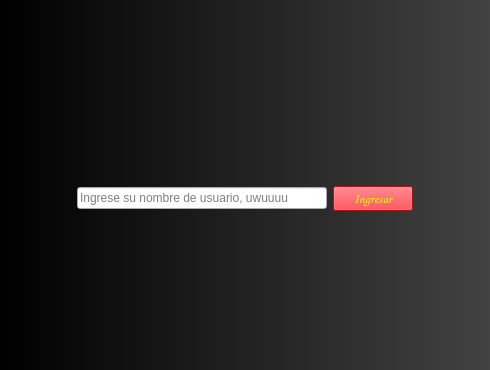
<?xml version="1.0" encoding="UTF-8"?>
<ui version="4.0">
 <class>widget_ventana_inicio</class>
 <widget class="QWidget" name="widget_ventana_inicio">
  <property name="geometry">
   <rect>
    <x>0</x>
    <y>0</y>
    <width>490</width>
    <height>370</height>
   </rect>
  </property>
  <property name="windowTitle">
   <string>Ventana Inicio DDCuatro</string>
  </property>
  <property name="windowIcon">
   <iconset>
    <normaloff>sprites/Logo_1.png</normaloff>sprites/Logo_1.png</iconset>
  </property>
  <property name="styleSheet">
   <string notr="true">QWidget#widget_ventana_inicio{
background-color: qlineargradient(spread:pad, x1:0, y1:0, x2:1, y2:0, stop:0 rgba(0, 0, 0, 255), stop:1 rgba(66, 66, 66, 255));

}</string>
  </property>
  <layout class="QVBoxLayout" name="verticalLayout_2">
   <item>
    <spacer name="verticalSpacer_2">
     <property name="orientation">
      <enum>Qt::Vertical</enum>
     </property>
     <property name="sizeHint" stdset="0">
      <size>
       <width>20</width>
       <height>40</height>
      </size>
     </property>
    </spacer>
   </item>
   <item>
    <layout class="QVBoxLayout" name="verticalLayout">
     <item>
      <layout class="QHBoxLayout" name="horizontalLayout">
       <item>
        <spacer name="horizontalSpacer">
         <property name="orientation">
          <enum>Qt::Horizontal</enum>
         </property>
         <property name="sizeHint" stdset="0">
          <size>
           <width>40</width>
           <height>20</height>
          </size>
         </property>
        </spacer>
       </item>
       <item>
        <widget class="QLabel" name="l_icono_juego">
         <property name="maximumSize">
          <size>
           <width>250</width>
           <height>200</height>
          </size>
         </property>
         <property name="text">
          <string/>
         </property>
         <property name="pixmap">
          <pixmap>sprites/Logo_2.png</pixmap>
         </property>
         <property name="scaledContents">
          <bool>true</bool>
         </property>
        </widget>
       </item>
       <item>
        <spacer name="horizontalSpacer_2">
         <property name="orientation">
          <enum>Qt::Horizontal</enum>
         </property>
         <property name="sizeHint" stdset="0">
          <size>
           <width>40</width>
           <height>20</height>
          </size>
         </property>
        </spacer>
       </item>
      </layout>
     </item>
    </layout>
   </item>
   <item>
    <layout class="QHBoxLayout" name="horizontalLayout_2">
     <property name="sizeConstraint">
      <enum>QLayout::SetMaximumSize</enum>
     </property>
     <item>
      <spacer name="horizontalSpacer_3">
       <property name="orientation">
        <enum>Qt::Horizontal</enum>
       </property>
       <property name="sizeHint" stdset="0">
        <size>
         <width>40</width>
         <height>20</height>
        </size>
       </property>
      </spacer>
     </item>
     <item>
      <widget class="QLineEdit" name="le_nombre">
       <property name="minimumSize">
        <size>
         <width>250</width>
         <height>0</height>
        </size>
       </property>
       <property name="styleSheet">
        <string notr="true">QLabel#le_nombre{
	
	color: rgb(0, 0, 0);
	
	font: 75 10pt &quot;Comic Sans MS&quot;;

}</string>
       </property>
       <property name="placeholderText">
        <string>Ingrese su nombre de usuario, uwuuuu</string>
       </property>
      </widget>
     </item>
     <item>
      <widget class="QPushButton" name="pb_ingresar">
       <property name="minimumSize">
        <size>
         <width>0</width>
         <height>20</height>
        </size>
       </property>
       <property name="font">
        <font>
         <family>Comic Sans MS</family>
         <pointsize>10</pointsize>
         <weight>75</weight>
         <bold>true</bold>
        </font>
       </property>
       <property name="styleSheet">
        <string notr="true">QPushButton#pb_ingresar{
	
	background-color: rgb(238, 22, 31);
	
	
	
	color: rgb(251, 255, 0);
}</string>
       </property>
       <property name="text">
        <string>Ingresar</string>
       </property>
      </widget>
     </item>
     <item>
      <spacer name="horizontalSpacer_4">
       <property name="orientation">
        <enum>Qt::Horizontal</enum>
       </property>
       <property name="sizeHint" stdset="0">
        <size>
         <width>40</width>
         <height>20</height>
        </size>
       </property>
      </spacer>
     </item>
    </layout>
   </item>
   <item>
    <spacer name="verticalSpacer">
     <property name="orientation">
      <enum>Qt::Vertical</enum>
     </property>
     <property name="sizeHint" stdset="0">
      <size>
       <width>20</width>
       <height>40</height>
      </size>
     </property>
    </spacer>
   </item>
  </layout>
 </widget>
 <resources/>
 <connections>
  <connection>
   <sender>pb_ingresar</sender>
   <signal>clicked()</signal>
   <receiver>widget_ventana_inicio</receiver>
   <slot>nombre_usuario()</slot>
   <hints>
    <hint type="sourcelabel">
     <x>373</x>
     <y>290</y>
    </hint>
    <hint type="destinationlabel">
     <x>244</x>
     <y>184</y>
    </hint>
   </hints>
  </connection>
 </connections>
 <slots>
  <slot>nombre_usuario()</slot>
 </slots>
</ui>
